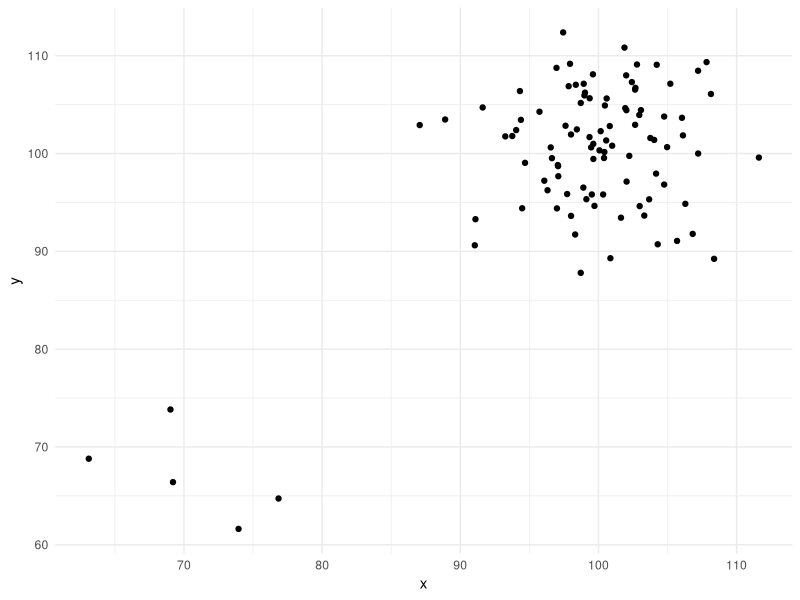

Source code (R):
## ---- chunk 1
# copy this code chunk and use this data for the exercise
library(tidyverse)
set.seed(09567899)
data_norm = tibble(x = c(rnorm(95, 100, 5), rnorm(5, 70, 5)), 
                    y = c(rnorm(95, 100, 5), rnorm(5, 70, 5)))

ggplot(data_norm, mapping = aes(x = x, y = y)) +
  geom_point() +
  theme_minimal()
